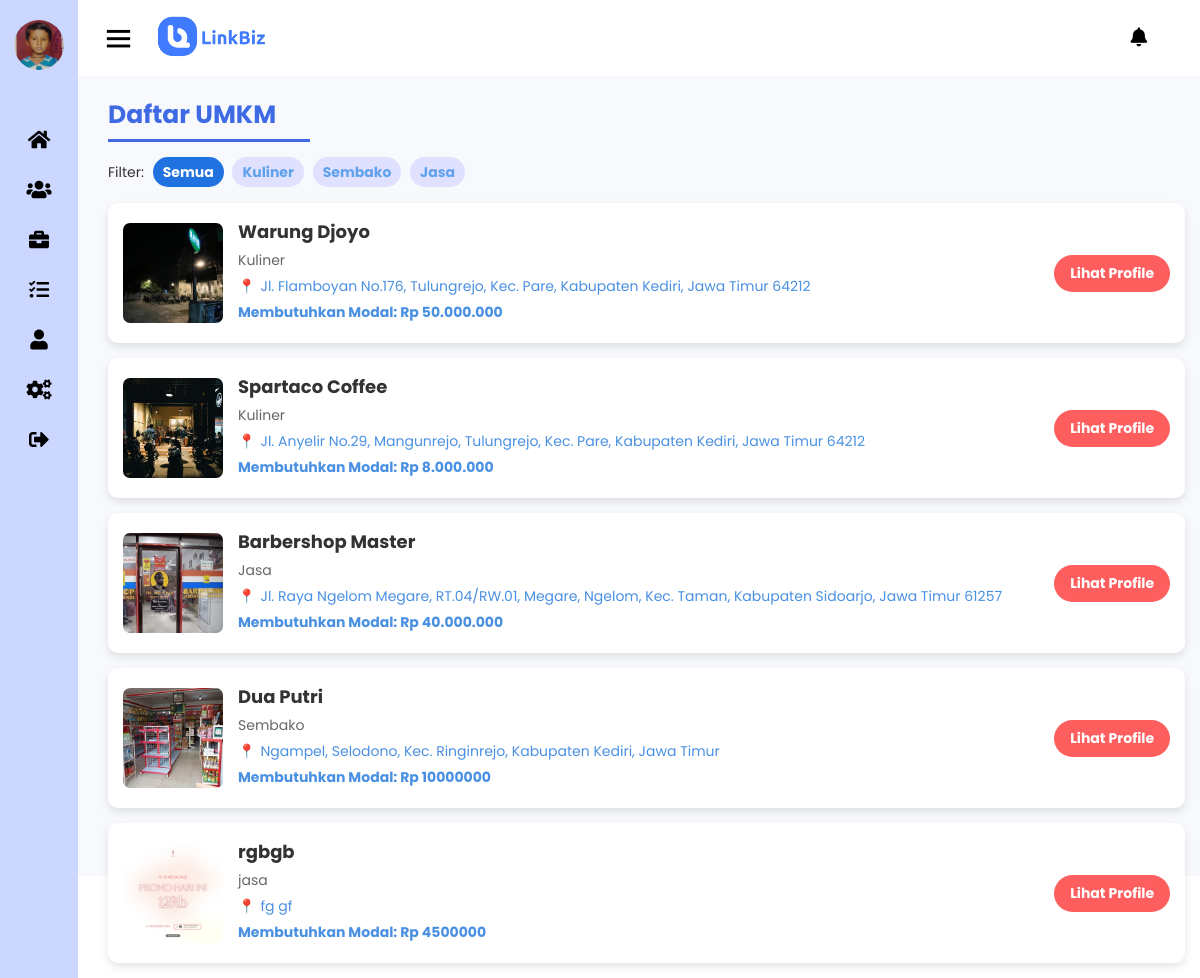
Screenshot of /daftarumkm/ (signed in) with the database file from the repository.
### Linkbiz/models.py (models this page shows, shortened)
class Profile_Investor(models.Model):
    user = models.OneToOneField(User, on_delete=models.CASCADE)
    fullname = models.CharField(max_length=255)
    email = models.EmailField(unique=True)
    phone = models.CharField(max_length=15)
    foto = models.ImageField(upload_to='foto_investor/')
    ktp = models.ImageField(upload_to='ktp_images/')
    npwp = models.CharField(max_length=20)
    no_rek = models.CharField(max_length=20)

class UMKM(models.Model):
    Jenis_umkm = models.CharField(max_length=150)
    nama_umkm = models.CharField(max_length=150)
    alamat_umkm = models.TextField()
    foto_umkm = models.ImageField(upload_to='foto_umkm/')
    deskripsi = models.TextField()
    dana = models.CharField(max_length=150)
    bagi_hasil = models.CharField(max_length=50, default="12% Per tahun")
    tenor = models.CharField(max_length=50, default="Per bulan")
    proposal = models.FileField(upload_to='proposals/')
    laporan_keuangan = models.FileField(upload_to='laporan_keuangan/')

### Linkbiz/views.py (the view)
# urls.py: path('daftarumkm/', views.daftarumkm_view, name='daftarumkm'),
def daftarumkm_view(request):
    try:
        profile_investor = Profile_Investor.objects.get(user=request.user)
    except Profile_Investor.DoesNotExist:
        return redirect('linkbiz:login')
    jenis_filter = request.GET.get('filter', 'Semua')
    umkm_sudah_didanai = Pendanaan.objects.filter(investor=profile_investor).values_list('umkm_id', flat=True)
    if jenis_filter == 'Semua':
        umkm_list = UMKM.objects.exclude(id__in=umkm_sudah_didanai)
    else:
        umkm_list = UMKM.objects.filter(Jenis_umkm=jenis_filter).exclude(id__in=umkm_sudah_didanai)
    return render(request, 'investor/daftarumkm.html', {
        'umkm_list': umkm_list,
        'selected_filter': jenis_filter,
        'profile_investor': profile_investor})

### templates/investor/daftarumkm.html (shortened to what this page needs)
{% extends 'investor/0baseinvestor.html' %}
{% block content %}
{% load static %}
<div class="porto">
    <div class="daftarumkm1">
        <h2 style="margin-top: 20px;">Daftar UMKM</h2>
        <div class="filter">
            Filter:
            <a href="?filter=Semua" {% if selected_filter == 'Semua' %}class="active"{% endif %}>Semua</a>
            <a href="?filter=Kuliner" {% if selected_filter == 'Kuliner' %}class="active"{% endif %}>Kuliner</a>
            <a href="?filter=Sembako" {% if selected_filter == 'Sembako' %}class="active"{% endif %}>Sembako</a>
            <a href="?filter=Jasa" {% if selected_filter == 'Jasa' %}class="active"{% endif %}>Jasa</a>
        </div>
        <div class="umkm-list">
            {% if umkm_list %}
                {% for umkm in umkm_list %}
                    <div class="umkm-item" onclick="location.href='{% url 'linkbiz:tentangmitra' umkm.id %}'" style="cursor: pointer;">
                        <img src="{{ umkm.foto_umkm.url }}" alt="{{ umkm.nama_umkm }}">
                        <div class="umkm-info">
                            <h3>{{ umkm.nama_umkm }}</h3>
                            <p>{{ umkm.Jenis_umkm }}</p>
                            <p class="location">{{ umkm.alamat_umkm }}</p>
                            <p class="funding-needed">Membutuhkan Modal: Rp {{ umkm.dana }}</p>
                        </div>
                        <button class="btn-profile" onclick="event.stopPropagation(); openPopup('{{ umkm.nama_umkm }}', '{{ umkm.foto_umkm.url }}', '{{ umkm.deskripsi }}', '{{ umkm.dana }}')">Lihat Profile</button>
                    </div>
                {% endfor %}
            {% else %}
                <p>Tidak ada UMKM yang tersedia untuk didanai.</p>
            {% endif %}
        </div>
    </div>
</div>
{% endblock %}

### templates/investor/0baseinvestor.html (shortened to what this page needs)
{% load static %}
<!DOCTYPE html>
<html lang="pt-br">
  <head>
    <link rel="stylesheet" href="{% static 'css/investor.css' %}">
    <link rel="stylesheet" href="https://cdnjs.cloudflare.com/ajax/libs/font-awesome/5.15.4/css/all.min.css" />
    <link href="https://unpkg.com/boxicons@2.0.7/css/boxicons.min.css" rel="stylesheet" />
  </head>
  <body>
    <div class="sidebar close">
      <div class="logo-details" style="text-align: center; display: flex; flex-direction: column; align-items: center;">
        {% if profile_investor.foto %}
          <img
            src="{{ profile_investor.foto.url }}"
            alt="profile-img"
            style="width: 50px; height: 50px; border-radius: 50%; display: block; margin-top: 20px;"
          />
        {% else %}
          <img
            src="{% static 'assets/LinkBiz.jpg' %}"
            alt="default-profile-img"
            style="width: 50px; height: 50px; border-radius: 50%; display: block; margin-top: 20px;"
          />
        {% endif %}
      </div>
      <br />
      <ul class="nav-links">
        <li>
          <a href="{% url 'linkbiz:dashboard' %}">
            <i class="fas fa-home"></i>
          </a>
        </li>
        <li>
          <a href="{% url 'linkbiz:daftarumkm' %}">
            <i class="fas fa-users"></i>
          </a>
        </li>
        <li>
          <a href="{% url 'linkbiz:portofolio' %}">
            <i class="fas fa-briefcase"></i>
          </a>
        </li>
        <li>
          <div class="iocn-link">
            <a href="{% url 'linkbiz:aktivitas' %}">
              <i class="fas fa-tasks"></i>
            </a>
          </div>
        </li>
        <li>
          <a href="{% url 'linkbiz:profile' %}">
            <i class="fas fa-user"></i>
          </a>
        </li>
        <li>
          <a href="{% url 'linkbiz:pengaturan' %}">
            <i class="fas fa-cogs"></i>
          </a>
        </li>
        <li>
          <a href="{% url 'linkbiz:logout' %}">
            <i class="fas fa-sign-out-alt"></i>
          </a>
        </li>
      </ul>
    </div>
    <section class="home-section">
      <header>
        <div class="home-content">
          <i class="bx bx-menu"></i>
          <img
            src="{% static 'assets/Home.png' %}"
            alt="Logo Admin"
            style="width: auto; height: 70px"
          />
        </div>
        <div class="right_area">
          <a href="{% url 'linkbiz:notif' %}" class="logonotif"><i class="fas fa-bell"></i></a>
        </div>
      </header>
      <main>
        {% block content %}
        {% endblock %}
      </main>
    </section>
  </body>
</html>

### static/css/investor.css (style rules this page uses)
* { margin: 0; padding: 0; box-sizing: border-box; font-family: 'Poppins', sans-serif; }
h2 { color: #3e6be4; margin-bottom: 20px; font-size: 25px; text-align: left; width: 18%; border-bottom: 3.3px solid #3e6be4; padding-bottom: 5px; margin-left: 30px; }
header { background-color: #ffffff; color: #000000; padding: 8px; text-align: center; }
.porto { background-color: #f7f9fc; color: #333; display: flex; flex-direction: column; align-items: left; height: 100vh; padding-bottom: 10px; margin: 0; padding: 20px; }
.logonotif { font-family: 'Poppins'; padding: 5px; text-decoration: none; float: right; margin-top: -50px; margin-right: 40px; border-radius: 2px; font-size: 19px; font-weight: 450; color: #000000; transition: 0.5s; transition-property: background; }
.sidebar { position: fixed; top: 0; left: 0; height: 100%; width: 260px; background: #CBD7FF; z-index: 100; transition: all 0.5s ease; }
.sidebar.close { width: 78px; }
.sidebar .logo-details { height: 60px; width: 100%; display: flex; align-items: center; }
.sidebar .nav-links { height: 100%; padding: 30px 0 150px 0; overflow: auto; }
.sidebar.close .nav-links { overflow: visible; }
.sidebar .nav-links li { position: relative; list-style: none; transition: all 0.4s ease; }
.sidebar .nav-links li .iocn-link { display: flex; align-items: center; justify-content: space-between; }
.sidebar.close .nav-links li .iocn-link { display: block }
.sidebar .nav-links li i { height: 50px; min-width: 78px; text-align: center; line-height: 50px; color: #000000; font-size: 20px; cursor: pointer; transition: all 0.3s ease; }
.sidebar .nav-links li a { display: flex; align-items: center; text-decoration: none; }
.home-section { position: relative; background: #ffffff; height: 100vh; left: 260px; width: calc(100% - 260px); transition: all 0.5s ease; }
.sidebar.close ~ .home-section { left: 78px; width: calc(100% - 78px); }
.home-section .home-content { height: 60px; display: flex; align-items: center; }
.home-section .home-content .bx-menu, .home-section .home-content .text { color: #000000; font-size: 35px; }
.home-section .home-content .bx-menu { margin: 0 15px; cursor: pointer; }
p { font-size: 20px; }
body, html, .home-section, .porto { margin: 0; padding: 0; }
.location { color: #ff0800; font-size: 5px; display: flex; align-items: center; }
.daftarumkm1 h2 { color: #3e6be4; margin-bottom: 20px; text-decoration: none; font-size: 25px; text-align: left; width: 18%; border-bottom: 3.3px solid #3e6be4; padding-bottom: 5px; margin-left: 30px; }
.daftarumkm1 p { font-size: 20px; text-decoration: none; }
.filter { margin: 5px 0; font-size: 14px; margin-left: 30px; }
.filter a { background-color: #e0e0ff; color: #60a1ec; padding: 5px 10px; border-radius: 15px; text-decoration: none; font-weight: bold; margin-left: 5px; }
.filter a.active { font-weight: bold; color: #ffffff; background-color: #1f72df; text-decoration: none; }
.umkm-list { margin-top: 20px; text-decoration: none; }
.umkm-item { width: 96%; margin-left: 30px; display: flex; align-items: center; padding: 15px; background-color: #fff; border-radius: 10px; box-shadow: 0 4px 8px rgba(0, 0, 0, 0.1); margin-bottom: 15px; text-decoration: none; }
.umkm-item img { width: 100px; height: 100px; border-radius: 7px; object-fit: cover; margin-right: 15px; }
.umkm-info { flex: 1; }
.umkm-info h3 { margin: 0; font-size: 18px; font-weight: bold; color: #333; }
.umkm-info p { margin: 5px 0; font-size: 14px; color: #666; }
.umkm-info .location { font-size: 14px; color: #4a90e2; display: flex; align-items: center; }
.umkm-info .location::before { content: "📍"; margin-right: 5px; }
.umkm-info .funding-needed { font-size: 14px; font-weight: bold; color: #4a90e2; margin-top: 5px; }
.btn-profile { background-color: #ff5e5e; color: #fff; padding: 8px 16px; border-radius: 20px; border: none; font-size: 14px; font-weight: bold; cursor: pointer; text-decoration: none; }
h2 { color: #3e6be4; margin-bottom: 20px; font-size: 25px; text-align: left; width: 10%; border-bottom: 3.3px solid #3e6be4; padding-bottom: 5px; margin-left: 30px; }
body { font-family: Arial, sans-serif; }

### rows the page displays
Profile_Investor: foto (picture)
UMKM: foto_umkm (picture), nama_umkm "Warung Djoyo", Jenis_umkm "Kuliner", alamat_umkm "Jl. Flamboyan No.176, Tulungrejo, Kec. Pare, Kabupaten Kediri, Jawa Timur 64212", dana "50.000.000"
UMKM: foto_umkm (picture), nama_umkm "Spartaco Coffee", Jenis_umkm "Kuliner", alamat_umkm "Jl. Anyelir No.29, Mangunrejo, Tulungrejo, Kec. Pare, Kabupaten Kediri, Jawa Timur 64212", dana "8.000.000"
UMKM: foto_umkm (picture), nama_umkm "Barbershop Master", Jenis_umkm "Jasa", alamat_umkm "Jl. Raya Ngelom Megare, RT.04/RW.01, Megare, Ngelom, Kec. Taman, Kabupaten Sidoarjo, Jawa Timur 61257", dana "40.000.000"
UMKM: foto_umkm (picture), nama_umkm "Dua Putri", Jenis_umkm "Sembako", alamat_umkm "Ngampel, Selodono, Kec. Ringinrejo, Kabupaten Kediri, Jawa Timur", dana "10000000"
UMKM: foto_umkm (picture), nama_umkm "rgbgb", Jenis_umkm "jasa", alamat_umkm "fg gf", dana "4500000"
